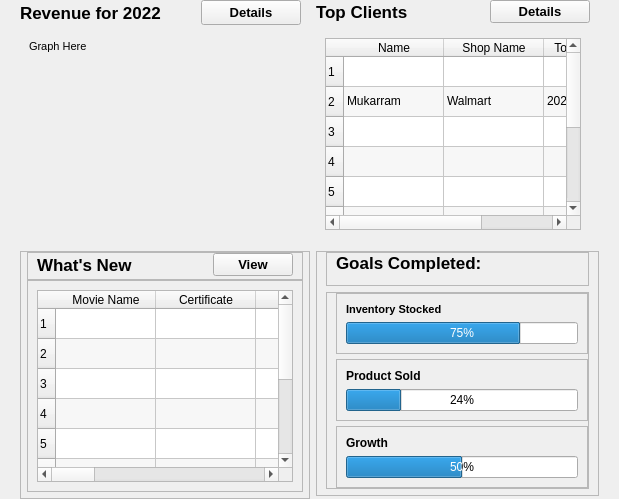
         <widget class="QWidget" name="mainFrame" native="true">
          <property name="sizePolicy">
           <sizepolicy hsizetype="Preferred" vsizetype="Expanding">
            <horstretch>0</horstretch>
            <verstretch>0</verstretch>
           </sizepolicy>
          </property>
          <layout class="QVBoxLayout" name="verticalLayout_2">
           <property name="topMargin">
            <number>0</number>
           </property>
           <property name="bottomMargin">
            <number>0</number>
           </property>
           <item>
            <widget class="QWidget" name="widget_5" native="true">
             <property name="maximumSize">
              <size>
               <width>16777215</width>
               <height>671676</height>
              </size>
             </property>
             <layout class="QHBoxLayout" name="horizontalLayout_4">
              <property name="topMargin">
               <number>0</number>
              </property>
              <property name="bottomMargin">
               <number>0</number>
              </property>
              <item alignment="Qt::AlignTop">
               <widget class="QWidget" name="widget_2" native="true">
                <property name="minimumSize">
                 <size>
                  <width>0</width>
                  <height>0</height>
                 </size>
                </property>
                <layout class="QVBoxLayout" name="verticalLayout_30">
                 <property name="spacing">
                  <number>6</number>
                 </property>
                 <property name="leftMargin">
                  <number>0</number>
                 </property>
                 <property name="topMargin">
                  <number>0</number>
                 </property>
                 <property name="rightMargin">
                  <number>0</number>
                 </property>
                 <property name="bottomMargin">
                  <number>0</number>
                 </property>
                 <item alignment="Qt::AlignTop">
                  <widget class="QWidget" name="widget_35" native="true">
                   <layout class="QHBoxLayout" name="horizontalLayout_5">
                    <property name="spacing">
                     <number>0</number>
                    </property>
                    <property name="leftMargin">
                     <number>0</number>
                    </property>
                    <property name="topMargin">
                     <number>0</number>
                    </property>
                    <property name="rightMargin">
                     <number>0</number>
                    </property>
                    <property name="bottomMargin">
                     <number>0</number>
                    </property>
                    <item>
                     <widget class="QLabel" name="label_2">
                      <property name="font">
                       <font>
                        <pointsize>13</pointsize>
                        <weight>75</weight>
                        <bold>true</bold>
                       </font>
                      </property>
                      <property name="text">
                       <string>Revenue for 2022</string>
                      </property>
                     </widget>
                    </item>
                    <item>
                     <spacer name="horizontalSpacer_3">
                      <property name="orientation">
                       <enum>Qt::Horizontal</enum>
                      </property>
                      <property name="sizeHint" stdset="0">
                       <size>
                        <width>40</width>
                        <height>20</height>
                       </size>
                      </property>
                     </spacer>
                    </item>
                    <item>
                     <widget class="QPushButton" name="btn_Details">
                      <property name="minimumSize">
                       <size>
                        <width>100</width>
                        <height>25</height>
                       </size>
                      </property>
                      <property name="maximumSize">
                       <size>
                        <width>123123</width>
                        <height>123123</height>
                       </size>
                      </property>
                      <property name="font">
                       <font>
                        <pointsize>10</pointsize>
                        <weight>75</weight>
                        <bold>true</bold>
                       </font>
                      </property>
                      <property name="text">
                       <string>Details</string>
                      </property>
                      <property name="icon">
                       <iconset resource="Resource.qrc">
                        <normaloff>:/White Icons/Graphics/featherBlack/file.png</normaloff>:/White Icons/Graphics/featherBlack/file.png</iconset>
                      </property>
                      <property name="iconSize">
                       <size>
                        <width>20</width>
                        <height>20</height>
                       </size>
                      </property>
                     </widget>
                    </item>
                   </layout>
                  </widget>
                 </item>
                 <item>
                  <widget class="QWidget" name="widget_34" native="true">
                   <property name="maximumSize">
                    <size>
                     <width>16777215</width>
                     <height>92</height>
                    </size>
                   </property>
                   <layout class="QVBoxLayout" name="verticalLayout_36">
                    <property name="bottomMargin">
                     <number>9</number>
                    </property>
                    <item>
                     <widget class="QLabel" name="label_32">
                      <property name="font">
                       <font>
                        <pointsize>8</pointsize>
                        <weight>50</weight>
                        <bold>false</bold>
                       </font>
                      </property>
                      <property name="text">
                       <string>Graph Here</string>
                      </property>
                     </widget>
                    </item>
                   </layout>
                  </widget>
                 </item>
                </layout>
               </widget>
              </item>
              <item>
               <widget class="QWidget" name="widget_15" native="true">
                <property name="minimumSize">
                 <size>
                  <width>0</width>
                  <height>0</height>
                 </size>
                </property>
                <layout class="QVBoxLayout" name="verticalLayout_5">
                 <property name="topMargin">
                  <number>0</number>
                 </property>
                 <property name="bottomMargin">
                  <number>6</number>
                 </property>
                 <item>
                  <widget class="QWidget" name="widget_33" native="true">
                   <layout class="QHBoxLayout" name="horizontalLayout_43">
                    <property name="spacing">
                     <number>0</number>
                    </property>
                    <property name="leftMargin">
                     <number>0</number>
                    </property>
                    <property name="topMargin">
                     <number>0</number>
                    </property>
                    <property name="rightMargin">
                     <number>0</number>
                    </property>
                    <property name="bottomMargin">
                     <number>0</number>
                    </property>
                    <item>
                     <widget class="QLabel" name="label_33">
                      <property name="font">
                       <font>
                        <pointsize>13</pointsize>
                        <weight>75</weight>
                        <bold>true</bold>
                       </font>
                      </property>
                      <property name="text">
                       <string>Top Clients</string>
                      </property>
                     </widget>
                    </item>
                    <item>
                     <spacer name="horizontalSpacer_4">
                      <property name="orientation">
                       <enum>Qt::Horizontal</enum>
                      </property>
                      <property name="sizeHint" stdset="0">
                       <size>
                        <width>40</width>
                        <height>20</height>
                       </size>
                      </property>
                     </spacer>
                    </item>
                    <item>
                     <widget class="QPushButton" name="btn_Details_2">
                      <property name="minimumSize">
                       <size>
                        <width>100</width>
                        <height>0</height>
                       </size>
                      </property>
                      <property name="maximumSize">
                       <size>
                        <width>123123</width>
                        <height>16777215</height>
                       </size>
                      </property>
                      <property name="font">
                       <font>
                        <pointsize>10</pointsize>
                        <weight>75</weight>
                        <bold>true</bold>
                       </font>
                      </property>
                      <property name="text">
                       <string>Details</string>
                      </property>
                      <property name="icon">
                       <iconset resource="Resource.qrc">
                        <normaloff>:/White Icons/Graphics/featherBlack/file.png</normaloff>:/White Icons/Graphics/featherBlack/file.png</iconset>
                      </property>
                      <property name="iconSize">
                       <size>
                        <width>20</width>
                        <height>20</height>
                       </size>
                      </property>
                     </widget>
                    </item>
                   </layout>
                  </widget>
                 </item>
                 <item alignment="Qt::AlignVCenter">
                  <widget class="QWidget" name="widget_TopClients" native="true">
                   <property name="focusPolicy">
                    <enum>Qt::ClickFocus</enum>
                   </property>
                   <layout class="QHBoxLayout" name="horizontalLayout_44">
                    <property name="topMargin">
                     <number>9</number>
                    </property>
                    <property name="bottomMargin">
                     <number>9</number>
                    </property>
                    <item>
                     <widget class="QTableWidget" name="tableWidget_2">
                      <property name="focusPolicy">
                       <enum>Qt::NoFocus</enum>
                      </property>
                      <property name="alternatingRowColors">
                       <bool>true</bool>
                      </property>
                      <property name="rowCount">
                       <number>10</number>
                      </property>
                      <property name="columnCount">
                       <number>3</number>
                      </property>
                      <attribute name="horizontalHeaderStretchLastSection">
                       <bool>true</bool>
                      </attribute>
                      <row/>
                      <row/>
                      <row/>
                      <row/>
                      <row/>
                      <row/>
                      <row/>
                      <row/>
                      <row/>
                      <row/>
                      <column>
                       <property name="text">
                        <string>Name</string>
                       </property>
                      </column>
                      <column>
                       <property name="text">
                        <string>Shop Name</string>
                       </property>
                      </column>
                      <column>
                       <property name="text">
                        <string>Total Purchase</string>
                       </property>
                      </column>
                      <item row="1" column="0">
                       <property name="text">
                        <string>Mukarram</string>
                       </property>
                      </item>
                      <item row="1" column="1">
                       <property name="text">
                        <string>Walmart</string>
                       </property>
                      </item>
                      <item row="1" column="2">
                       <property name="text">
                        <string>2022020</string>
                       </property>
                      </item>
                     </widget>
                    </item>
                   </layout>
                  </widget>
                 </item>
                </layout>
               </widget>
              </item>
             </layout>
            </widget>
           </item>
           <item alignment="Qt::AlignBottom">
            <widget class="QWidget" name="widget_4" native="true">
             <layout class="QHBoxLayout" name="horizontalLayout_14">
              <property name="topMargin">
               <number>0</number>
              </property>
              <property name="bottomMargin">
               <number>0</number>
              </property>
              <item>
               <widget class="QFrame" name="frame_12">
                <property name="frameShape">
                 <enum>QFrame::StyledPanel</enum>
                </property>
                <property name="frameShadow">
                 <enum>QFrame::Raised</enum>
                </property>
                <layout class="QVBoxLayout" name="verticalLayout_31">
                 <property name="spacing">
                  <number>0</number>
                 </property>
                 <property name="leftMargin">
                  <number>6</number>
                 </property>
                 <property name="topMargin">
                  <number>0</number>
                 </property>
                 <property name="rightMargin">
                  <number>6</number>
                 </property>
                 <property name="bottomMargin">
                  <number>6</number>
                 </property>
                 <item>
                  <widget class="QFrame" name="frame_2">
                   <property name="frameShape">
                    <enum>QFrame::StyledPanel</enum>
                   </property>
                   <property name="frameShadow">
                    <enum>QFrame::Raised</enum>
                   </property>
                   <layout class="QHBoxLayout" name="horizontalLayout_9">
                    <property name="topMargin">
                     <number>0</number>
                    </property>
                    <property name="bottomMargin">
                     <number>3</number>
                    </property>
                    <item alignment="Qt::AlignLeft">
                     <widget class="QLabel" name="label_5">
                      <property name="font">
                       <font>
                        <pointsize>13</pointsize>
                        <weight>75</weight>
                        <bold>true</bold>
                       </font>
                      </property>
                      <property name="text">
                       <string>What's New</string>
                      </property>
                     </widget>
                    </item>
                    <item alignment="Qt::AlignRight">
                     <widget class="QPushButton" name="btnView">
                      <property name="minimumSize">
                       <size>
                        <width>80</width>
                        <height>0</height>
                       </size>
                      </property>
                      <property name="maximumSize">
                       <size>
                        <width>16777215</width>
                        <height>123123</height>
                       </size>
                      </property>
                      <property name="font">
                       <font>
                        <pointsize>10</pointsize>
                        <weight>75</weight>
                        <bold>true</bold>
                       </font>
                      </property>
                      <property name="text">
                       <string>View</string>
                      </property>
                      <property name="icon">
                       <iconset resource="Resource.qrc">
                        <normaloff>:/White Icons/Graphics/featherBlack/file.png</normaloff>:/White Icons/Graphics/featherBlack/file.png</iconset>
                      </property>
                      <property name="iconSize">
                       <size>
                        <width>20</width>
                        <height>20</height>
                       </size>
                      </property>
                     </widget>
                    </item>
                   </layout>
                  </widget>
                 </item>
                 <item>
                  <widget class="QFrame" name="frame_TableWhatsNew">
                   <property name="frameShape">
                    <enum>QFrame::StyledPanel</enum>
                   </property>
                   <property name="frameShadow">
                    <enum>QFrame::Raised</enum>
                   </property>
                   <layout class="QHBoxLayout" name="horizontalLayout_11">
                    <property name="bottomMargin">
                     <number>9</number>
                    </property>
                    <item>
                     <widget class="QTableWidget" name="tableWidget">
                      <property name="frameShape">
                       <enum>QFrame::StyledPanel</enum>
                      </property>
                      <property name="frameShadow">
                       <enum>QFrame::Sunken</enum>
                      </property>
                      <property name="dragDropMode">
                       <enum>QAbstractItemView::NoDragDrop</enum>
                      </property>
                      <property name="defaultDropAction">
                       <enum>Qt::IgnoreAction</enum>
                      </property>
                      <property name="alternatingRowColors">
                       <bool>true</bool>
                      </property>
                      <property name="showGrid">
                       <bool>true</bool>
                      </property>
                      <property name="sortingEnabled">
                       <bool>false</bool>
                      </property>
                      <property name="cornerButtonEnabled">
                       <bool>true</bool>
                      </property>
                      <property name="rowCount">
                       <number>10</number>
                      </property>
                      <attribute name="horizontalHeaderStretchLastSection">
                       <bool>true</bool>
                      </attribute>
                      <row/>
                      <row/>
                      <row/>
                      <row/>
                      <row/>
                      <row/>
                      <row/>
                      <row/>
                      <row/>
                      <row/>
                      <column>
                       <property name="text">
                        <string>Movie Name</string>
                       </property>
                       <property name="icon">
                        <iconset>
                         <normaloff>:/blackicons/Graphics/featherBlack/arrow-up.svg</normaloff>:/blackicons/Graphics/featherBlack/arrow-up.svg</iconset>
                       </property>
                      </column>
                      <column>
                       <property name="text">
                        <string>Certificate</string>
                       </property>
                      </column>
                      <column>
                       <property name="text">
                        <string>Duration</string>
                       </property>
                       <property name="icon">
                        <iconset>
                         <normaloff>:/blackicons/Graphics/featherBlack/arrow-up.svg</normaloff>:/blackicons/Graphics/featherBlack/arrow-up.svg</iconset>
                       </property>
                      </column>
                      <column>
                       <property name="text">
                        <string>Genre</string>
                       </property>
                       <property name="icon">
                        <iconset>
                         <normaloff>:/blackicons/Graphics/featherBlack/arrow-down.svg</normaloff>:/blackicons/Graphics/featherBlack/arrow-down.svg</iconset>
                       </property>
                      </column>
                      <column>
                       <property name="text">
                        <string>Rating</string>
                       </property>
                       <property name="icon">
                        <iconset>
                         <normaloff>:/blackicons/Graphics/featherBlack/arrow-up.svg</normaloff>:/blackicons/Graphics/featherBlack/arrow-up.svg</iconset>
                       </property>
                      </column>
                      <column>
                       <property name="text">
                        <string>Year</string>
                       </property>
                       <property name="icon">
                        <iconset>
                         <normaloff>:/blackicons/Graphics/featherBlack/arrow-down.svg</normaloff>:/blackicons/Graphics/featherBlack/arrow-down.svg</iconset>
                       </property>
                      </column>
                      <column>
                       <property name="text">
                        <string>Director</string>
                       </property>
                      </column>
                      <column>
                       <property name="text">
                        <string>Actors</string>
                       </property>
                      </column>
                      <column>
                       <property name="text">
                        <string>Gross</string>
                       </property>
                       <property name="icon">
                        <iconset>
                         <normaloff>:/blackicons/Graphics/featherBlack/arrow-up.svg</normaloff>:/blackicons/Graphics/featherBlack/arrow-up.svg</iconset>
                       </property>
                      </column>
                      <column>
                       <property name="text">
                        <string>Votes</string>
                       </property>
                       <property name="icon">
                        <iconset>
                         <normaloff>:/blackicons/Graphics/featherBlack/arrow-up.svg</normaloff>:/blackicons/Graphics/featherBlack/arrow-up.svg</iconset>
                       </property>
                      </column>
                     </widget>
                    </item>
                   </layout>
                  </widget>
                 </item>
                </layout>
               </widget>
              </item>
              <item alignment="Qt::AlignTop">
               <widget class="QFrame" name="frame_20">
                <property name="frameShape">
                 <enum>QFrame::StyledPanel</enum>
                </property>
                <property name="frameShadow">
                 <enum>QFrame::Raised</enum>
                </property>
                <layout class="QVBoxLayout" name="verticalLayout_4">
                 <property name="spacing">
                  <number>6</number>
                 </property>
                 <property name="topMargin">
                  <number>0</number>
                 </property>
                 <property name="bottomMargin">
                  <number>6</number>
                 </property>
                 <item>
                  <widget class="QFrame" name="frame_3">
                   <property name="frameShape">
                    <enum>QFrame::StyledPanel</enum>
                   </property>
                   <property name="frameShadow">
                    <enum>QFrame::Raised</enum>
                   </property>
                   <layout class="QHBoxLayout" name="horizontalLayout_45">
                    <property name="leftMargin">
                     <number>9</number>
                    </property>
                    <property name="topMargin">
                     <number>0</number>
                    </property>
                    <property name="rightMargin">
                     <number>0</number>
                    </property>
                    <property name="bottomMargin">
                     <number>12</number>
                    </property>
                    <item>
                     <widget class="QLabel" name="label_36">
                      <property name="font">
                       <font>
                        <pointsize>13</pointsize>
                        <weight>75</weight>
                        <bold>true</bold>
                       </font>
                      </property>
                      <property name="text">
                       <string>Goals Completed:</string>
                      </property>
                     </widget>
                    </item>
                   </layout>
                  </widget>
                 </item>
                 <item>
                  <widget class="QFrame" name="frame_GoalsCompleted">
                   <property name="frameShape">
                    <enum>QFrame::StyledPanel</enum>
                   </property>
                   <property name="frameShadow">
                    <enum>QFrame::Raised</enum>
                   </property>
                   <layout class="QVBoxLayout" name="verticalLayout_32">
                    <property name="spacing">
                     <number>5</number>
                    </property>
                    <property name="topMargin">
                     <number>0</number>
                    </property>
                    <property name="rightMargin">
                     <number>0</number>
                    </property>
                    <property name="bottomMargin">
                     <number>0</number>
                    </property>
                    <item>
                     <widget class="QFrame" name="frame_22">
                      <property name="frameShape">
                       <enum>QFrame::StyledPanel</enum>
                      </property>
                      <property name="frameShadow">
                       <enum>QFrame::Raised</enum>
                      </property>
                      <layout class="QVBoxLayout" name="verticalLayout_33">
                       <item>
                        <widget class="QLabel" name="label_34">
                         <property name="font">
                          <font>
                           <pointsize>8</pointsize>
                           <weight>75</weight>
                           <bold>true</bold>
                          </font>
                         </property>
                         <property name="text">
                          <string>Inventory Stocked</string>
                         </property>
                        </widget>
                       </item>
                       <item>
                        <widget class="QProgressBar" name="progressBar_2">
                         <property name="value">
                          <number>75</number>
                         </property>
                         <property name="invertedAppearance">
                          <bool>false</bool>
                         </property>
                        </widget>
                       </item>
                      </layout>
                     </widget>
                    </item>
                    <item>
                     <widget class="QFrame" name="frame_23">
                      <property name="frameShape">
                       <enum>QFrame::StyledPanel</enum>
                      </property>
                      <property name="frameShadow">
                       <enum>QFrame::Raised</enum>
                      </property>
                      <layout class="QVBoxLayout" name="verticalLayout_34">
                       <item>
                        <widget class="QLabel" name="label_35">
                         <property name="font">
                          <font>
                           <weight>75</weight>
                           <bold>true</bold>
                          </font>
                         </property>
                         <property name="text">
                          <string>Product Sold</string>
                         </property>
                        </widget>
                       </item>
                       <item>
                        <widget class="QProgressBar" name="progressBar_3">
                         <property name="value">
                          <number>24</number>
                         </property>
                        </widget>
                       </item>
                      </layout>
                     </widget>
                    </item>
                    <item>
                     <widget class="QFrame" name="frame_24">
                      <property name="frameShape">
                       <enum>QFrame::StyledPanel</enum>
                      </property>
                      <property name="frameShadow">
                       <enum>QFrame::Raised</enum>
                      </property>
                      <layout class="QVBoxLayout" name="verticalLayout_35">
                       <item>
                        <widget class="QLabel" name="label_37">
                         <property name="font">
                          <font>
                           <weight>75</weight>
                           <bold>true</bold>
                          </font>
                         </property>
                         <property name="text">
                          <string>Growth</string>
                         </property>
                        </widget>
                       </item>
                       <item>
                        <widget class="QProgressBar" name="progressBar_4">
                         <property name="value">
                          <number>50</number>
                         </property>
                        </widget>
                       </item>
                      </layout>
                     </widget>
                    </item>
                   </layout>
                  </widget>
                 </item>
                </layout>
               </widget>
              </item>
             </layout>
            </widget>
           </item>
          </layout>
         </widget>
